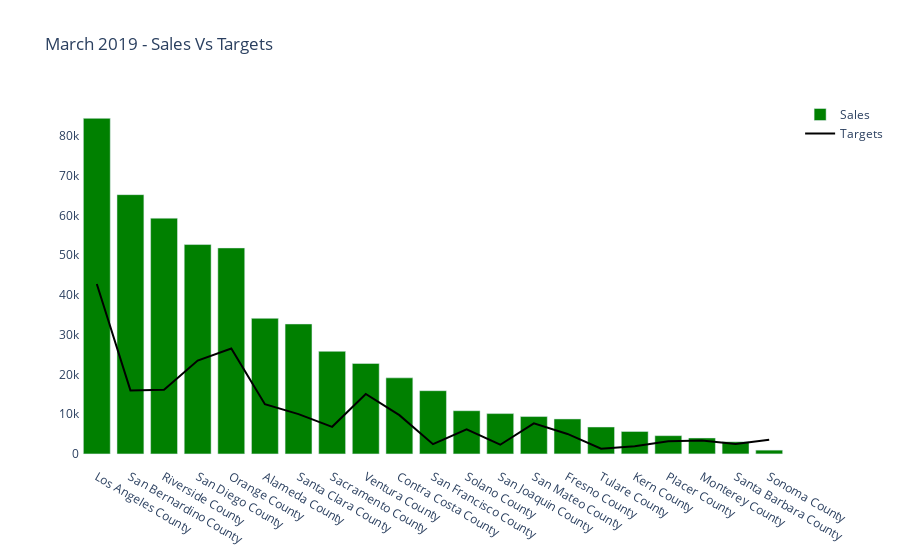

Notebook code cell kept with this figure:
### Markdown cell above
### Current month targets againts the sales for each county 
there is one bad conclusion from this plot:<br>

the Sonoma county make 951 dolars from sales<br>
 while there target was 3536 dolar,<br>
 which means the county is not profitable at all.<br>

### Code cell
mask1 = pd.DatetimeIndex(orders['Purchase Date']).month == 3
mask2 = pd.DatetimeIndex(orders['Purchase Date']).year == 2019
merch19 = orders[mask1 & mask2]
group_by_Location = merch19.loc[:, ['Location ID', 'totalsales']].groupby('Location ID')
totalSales = group_by_Location.sum()
city = Location.loc[:,['Location ID','City Name','County']]
MerchTargets = Targets[Targets['Month'] == 3]
totalSales = totalSales.merge(city,how = "left",on = "Location ID")
totalSales = totalSales.merge(MerchTargets,how = "left",on = "Location ID") 
totalSales = totalSales.groupby('County').sum().reset_index()
totalSales = totalSales.sort_values(by = 'totalsales',ascending=False)
fig = go.Figure([go.Bar(name = 'Sales',x=totalSales["County"], y=totalSales["totalsales"],marker={'color':'green'})])
fig.add_trace(go.Scatter(x=totalSales["County"], y = totalSales['Month Target'],
                    mode='lines',
                    name='Targets',
                    marker_color='black'))
fig.layout.plot_bgcolor = '#fff'
fig.update_layout(title_text='March 2019 - Sales Vs Targets')
fig.show()

### Figure 1 — Plotly figure (JSON) as saved in the notebook; plotly's stock layout.template omitted (floating-point values rounded to 4 significant figures)
{"data": [{"marker": {"color": "green"}, "name": "Sales", "type": "bar", "x": ["Los Angeles County", "San Bernardino County", "Riverside County", "San Diego County", "Orange County", "Alameda County", "Santa Clara County", "Sacramento County", "Ventura County", "Contra Costa County", "San Francisco County", "Solano County", "San Joaquin County", "San Mateo County", "Fresno County", "Tulare County", "Kern County", "Placer County", "Monterey County", "Santa Barbara County", "Sonoma County"], "y": [84457, 65252, 59333, 52697, 51837, 34120, 32699, 25817, 22765, 19144, 15909, 10868, 10150, 9405, 8799, 6771, 5644, 4590, 4010, 3054, 951]}, {"marker": {"color": "black"}, "mode": "lines", "name": "Targets", "type": "scatter", "x": ["Los Angeles County", "San Bernardino County", "Riverside County", "San Diego County", "Orange County", "Alameda County", "Santa Clara County", "Sacramento County", "Ventura County", "Contra Costa County", "San Francisco County", "Solano County", "San Joaquin County", "San Mateo County", "Fresno County", "Tulare County", "Kern County", "Placer County", "Monterey County", "Santa Barbara County", "Sonoma County"], "y": [42770.0, 15988, 16160.0, 23490.0, 26537, 12502, 10000.0, 6818.0, 15090.0, 9758.0, 2450.0, 6181.0, 2310, 7672.0, 5026, 1323.0, 1953, 3171.0, 3388.0, 2492.0, 3563.0]}], "layout": {"plot_bgcolor": "#fff", "title": {"text": "March 2019 - Sales Vs Targets"}}}
